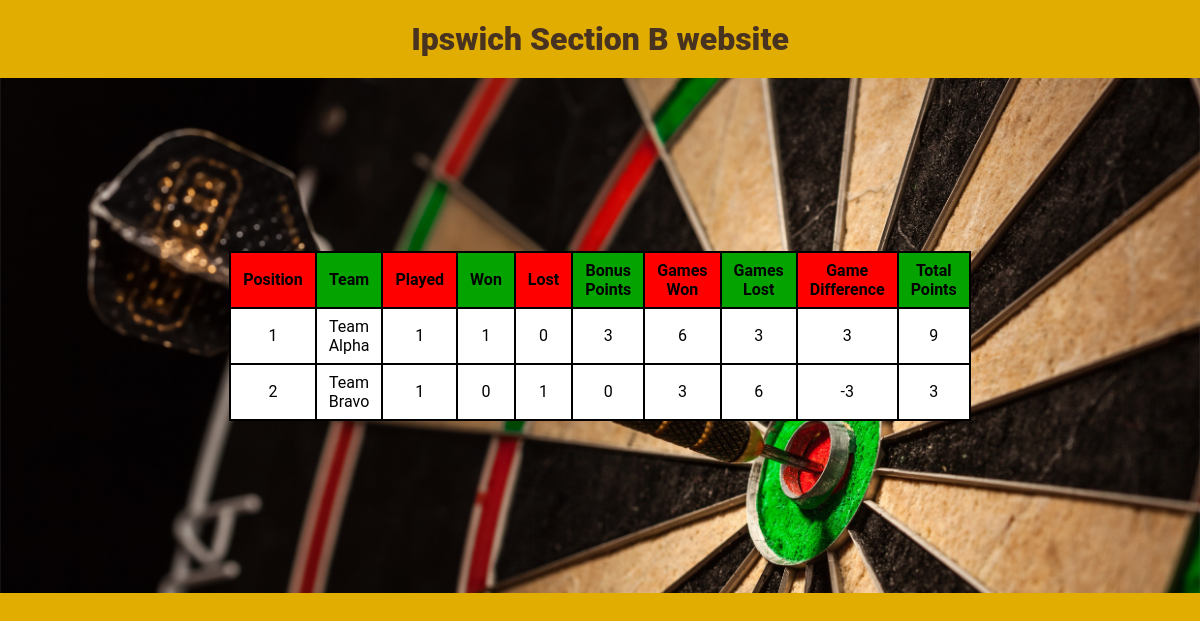
Page /singlesleaguetable on the committed database.
### tables this page shows
CREATE TABLE teams (
    team_id INTEGER PRIMARY KEY AUTOINCREMENT,
    teamname VARCHAR(50)
);

### darts_project/routes.py (the view)
@app.route('/singlesleaguetable')
def singlesleaguetable():
    db = get_db()
    query = """
        WITH match_results AS (
        SELECT
            mn.matchnight_id,
            mn.hometeam_id,
            mn.awayteam_id,
            SUM(CASE WHEN g.home_score > g.away_score THEN 1 ELSE 0 END) AS home_games_won,
            SUM(CASE WHEN g.away_score > g.home_score THEN 1 ELSE 0 END) AS away_games_won
        FROM matchnights mn
        LEFT JOIN games g ON mn.matchnight_id = g.matchnight_id
        GROUP BY mn.matchnight_id
    ),
    team_stats AS (
        SELECT
            t.team_id,
            t.teamname,
            COUNT(DISTINCT mn.matchnight_id) AS matches_played,
            SUM(CASE
                WHEN t.team_id = mn.hometeam_id AND COALESCE(mr.home_games_won, 0) > COALESCE(mr.away_games_won, 0) THEN 1
                WHEN t.team_id = mn.awayteam_id AND COALESCE(mr.away_games_won, 0) > COALESCE(mr.home_games_won, 0) THEN 1
                ELSE 0
            END) AS matches_won,
            SUM(CASE
                WHEN t.team_id = mn.hometeam_id AND COALESCE(mr.home_games_won, 0) < COALESCE(mr.away_games_won, 0) THEN 1
                WHEN t.team_id = mn.awayteam_id AND COALESCE(mr.away_games_won, 0) < COALESCE(mr.home_games_won, 0) THEN 1
                ELSE 0
            END) AS matches_lost,
            SUM(CASE
                WHEN t.team_id = mn.hometeam_id THEN COALESCE(mr.home_games_won, 0)
                WHEN t.team_id = mn.awayteam_id THEN COALESCE(mr.away_games_won, 0)
                ELSE 0
            END) AS games_won,
            SUM(CASE
                WHEN t.team_id = mn.hometeam_id THEN COALESCE(mr.away_games_won, 0)
                WHEN t.team_id = mn.awayteam_id THEN COALESCE(mr.home_games_won, 0)
                ELSE 0
            END) AS games_lost,
            SUM(CASE
                WHEN t.team_id = mn.hometeam_id AND COALESCE(mr.home_games_won, 0) > COALESCE(mr.away_games_won, 0) THEN 3
                WHEN t.team_id = mn.awayteam_id AND COALESCE(mr.away_games_won, 0) > COALESCE(mr.home_games_won, 0) THEN 3
                ELSE 0
            END) AS bonus_points
        FROM teams t
        LEFT JOIN matchnights mn ON t.team_id IN (mn.hometeam_id, mn.awayteam_id)
        LEFT JOIN match_results mr ON mn.matchnight_id = mr.matchnight_id
        GROUP BY t.team_id, t.teamname
    ),
    final_table AS (
        SELECT
            teamname,
            matches_played,
            matches_won,
            matches_lost,
            games_won,
            games_lost,
            (games_won - games_lost) AS game_difference,
            bonus_points,
            (games_won + bonus_points) AS total_points
        FROM team_stats
    )
    SELECT
        ROW_NUMBER() OVER (ORDER BY total_points DESC, game_difference DESC, teamname) AS position,
        *
    FROM final_table
    ORDER BY position;
    """
    table = db.execute(query).fetchall()
    return render_template('singlesleaguetable.html', table=table)

### darts_project/db.py (called while the page is built)
def get_db():
    db = getattr(g, '_database', None)
    if db is None:
        db = g._database = sqlite3.connect(DATABASE)
        db.row_factory = sqlite3.Row
    return db

@app.teardown_appcontext
def close_connection(exception):
    db = getattr(g, '_database', None)
    if db is not None:
        db.close()

### darts_project/templates/singlesleaguetable.html (shortened to what this page needs)
<!DOCTYPE html>
<html lang="en">
<head>
    <link rel="stylesheet" href="{{ url_for('static', filename='singlesleaguetable.css') }}">
</head>
<body>
    <div class="title">
        <p>Ipswich Section B website</p>
    </div>
    <div class="headerphoto">
        <table>
            <tr>
                <th>Position</th>
                <th>Team</th>
                <th>Played</th>
                <th>Won</th>
                <th>Lost</th>
                <th>Bonus Points</th>
                <th>Games Won</th>
                <th>Games Lost</th>
                <th>Game Difference</th>
                <th>Total Points</th>
            </tr>
            {% for row in table %}
            <tr>
                <td>{{ row['position'] }}</td>
                <td>{{ row['teamname'] }}</td>
                <td>{{ row['matches_played'] }}</td>
                <td>{{ row['matches_won'] }}</td>
                <td>{{ row['matches_lost'] }}</td>
                <td>{{ row['bonus_points'] }}</td>
                <td>{{ row['games_won'] }}</td>
                <td>{{ row['games_lost'] }}</td>
                <td>{{ row['game_difference'] }}</td>
                <td>{{ row['total_points'] }}</td>
            </tr>
            {% endfor %}
        </table>
    </div>
</body>
</html>

### darts_project/static/singlesleaguetable.css (style rules this page uses)
* { padding: 0; margin: 0; background: #E1AD01; }
.title { display: flex; color: #483320; background: #E1AD01; font-family: 'Roboto', 'sans-serif'; font-size: 32px; font-weight: 900; padding-top: 20px; padding-bottom: 20px; align-items: center; justify-content: center; }
.headerphoto { display: flex; background: url(darts_board.jpg); background-size: cover; height: 515px; overflow: hidden; align-items: center; justify-content: center; }
table { border-collapse: collapse; width: 60%; margin: 20px auto; font-family: 'Roboto'; }
th, td { padding: 8px 12px; border: 2px solid #ccc; text-align: center; background: white; border-color: black }
th:nth-child(even) { background-color: #05a300; color: black; }
th:nth-child(odd) { background-color: #Ff0000; color: black; }

### rows in the picture
teams: position "1", teamname "Team Alpha", matches_played "1", matches_won "1", matches_lost "0", bonus_points "3", games_won "6", games_lost "3", game_difference "3", total_points "9"
teams: position "2", teamname "Team Bravo", matches_played "1", matches_won "0", matches_lost "1", bonus_points "0", games_won "3", games_lost "6", game_difference "-3", total_points "3"
